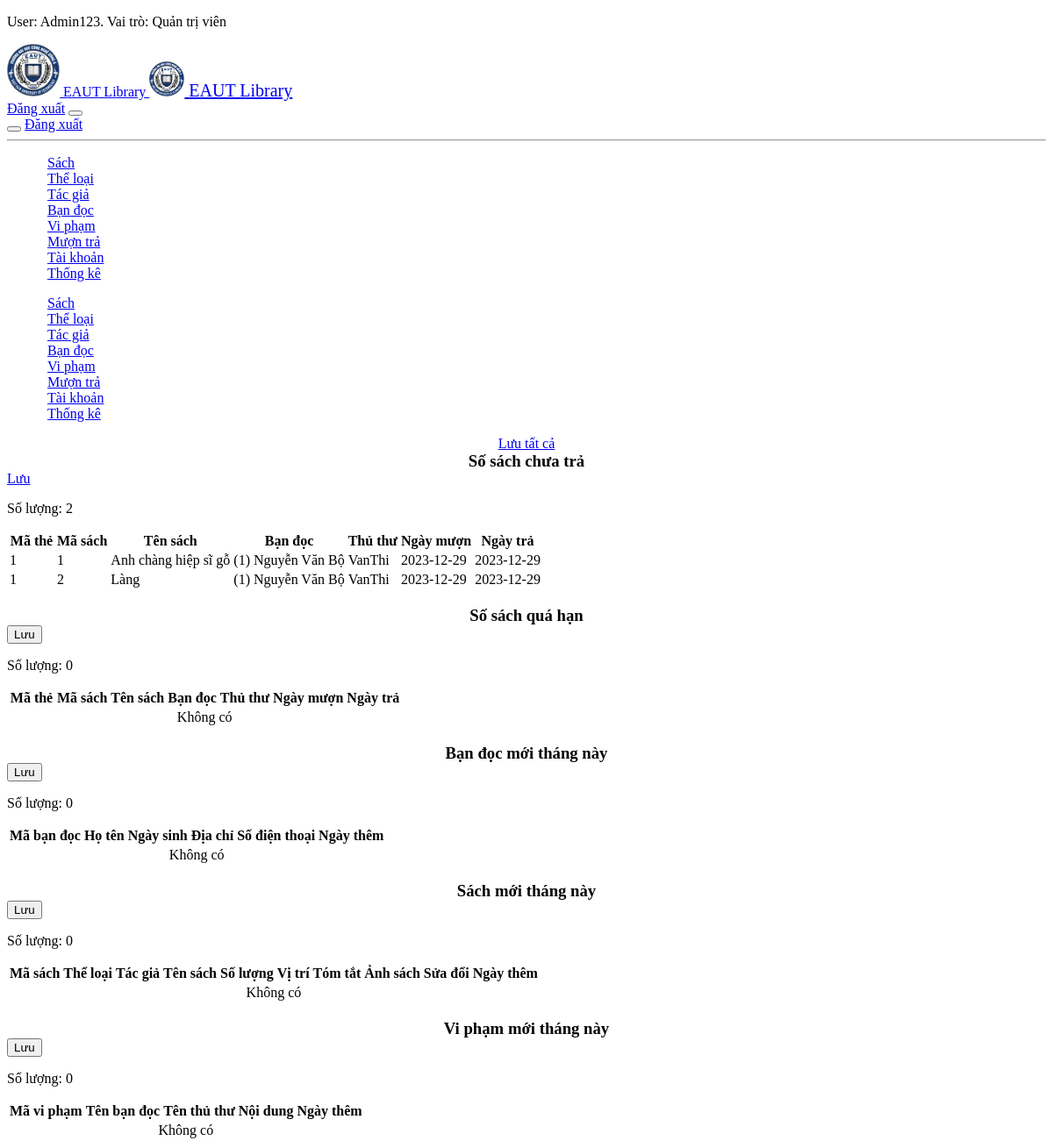
/admin/analytics (signed in), run on the app's committed database.
### tables this page shows
CREATE TABLE `themuontra` (
  `MATHEMUON` int(11) NOT NULL,
  `MABANDOC` int(11) NOT NULL,
  `MAADMIN` int(11) NOT NULL,
  `NGAYMUON` date NOT NULL DEFAULT current_timestamp(),
  `NGAYTRA` date NOT NULL DEFAULT current_timestamp(),
  `TINHTRANG` varchar(50) NOT NULL,
  `NGAYCAPNHAT` date NOT NULL DEFAULT current_timestamp(),
  `NGAYTHEM` date NOT NULL DEFAULT current_timestamp()
);

CREATE TABLE `sach` (
  `MASACH` int(11) NOT NULL,
  `MATHELOAI` int(11) NOT NULL,
  `MATACGIA` int(11) NOT NULL,
  `TENSACH` varchar(100) NOT NULL,
  `SOLUONG` int(11) NOT NULL,
  `VITRI` varchar(100) NOT NULL,
  `TOMTAT` varchar(255) NOT NULL,
  `ANHSACH` varchar(255) NOT NULL,
  `NGAYTHEM` date NOT NULL DEFAULT current_timestamp(),
  `NGAYCAPNHAT` date NOT NULL DEFAULT current_timestamp()
);

CREATE TABLE `bandoc` (
  `MABANDOC` int(11) NOT NULL,
  `HOTEN` varchar(50) NOT NULL,
  `NGAYSINH` date NOT NULL,
  `DIACHI` varchar(100) NOT NULL,
  `SDT` varchar(10) NOT NULL,
  `NGAYTHEM` date NOT NULL DEFAULT current_timestamp()
);

### views/admin/analytics/trangchu.php (the view, shortened to what the rows shown need)
<div class="">
  <div class="uk-overflow-auto">
    <table class="uk-table uk-table-striped">
      <thead>
        <tr>
          <th style="width: 50px">Mã thẻ</th>
          <th>Mã sách</th>
          <th>Tên sách</th>
          <th>Bạn đọc</th>
          <th>Thủ thư</th>
          <th>Ngày mượn</th>
          <th>Ngày trả</th>
        </tr>
      </thead>
      <tbody>
        <?php foreach ($data["SACHCHUATRA"] as $book) : ?>
          <tr>
            <td>
              <?php echo $book["MATHEMUON"] ?>
            </td>
            <td>
              <?php echo $book["MASACH"] ?>
            </td>
            <td>
              <?php echo $book["TENSACH"] ?>
            </td>
            <td>
              (<?php echo $book["MABANDOC"] ?>) <?php echo $book["HOTEN"] ?>
            </td>
            <td>
              <?php echo $book["USERNAME"] ?>
            </td>
            <td>
              <?php echo $book["NGAYMUON"] ?>
            </td>
            <td>
              <?php echo $book["NGAYTRA"] ?>
            </td>
          </tr>
        <?php endforeach; ?>
      </tbody>
    </table>
  </div>
</div>
<br>
<div class="">
  <div class="uk-overflow-auto">
    <table class="uk-table uk-table-striped">
      <thead>
        <tr>
          <th style="width: 50px">Mã thẻ</th>
          <th>Mã sách</th>
          <th>Tên sách</th>
          <th>Bạn đọc</th>
          <th>Thủ thư</th>
          <th>Ngày mượn</th>
          <th>Ngày trả</th>
        </tr>
      </thead>
    </table>
  </div>
</div>
<br>
<div class="">
  <div class="uk-overflow-auto">
    <table class="uk-table uk-table-striped">
      <thead>
        <tr>
          <th>Mã bạn đọc</th>
          <th>Họ tên</th>
          <th>Ngày sinh</th>
          <th>Địa chỉ</th>
          <th>Số điện thoại</th>
          <th>Ngày thêm</th>
        </tr>
      </thead>
    </table>
  </div>
</div>
<br>
<div class="">
  <div class="uk-overflow-auto">
    <table class="uk-table uk-table-striped">
      <thead>
        <tr>
          <th>Mã sách</th>
          <th>Thể loại</th>
          <th>Tác giả</th>
          <th>Tên sách</th>
          <th>Số lượng</th>
          <th>Vị trí</th>
          <th class="uk-width-small">Tóm tắt</th>
          <th class="uk-width-small">Ảnh sách</th>
          <th>Sửa đổi</th>
          <th>Ngày thêm</th>
        </tr>
      </thead>
    </table>
  </div>
</div>
<br>
<div class="">
  <div class="uk-overflow-auto">
    <table class="uk-table uk-table-striped">
      <thead>
        <tr>
          <th>Mã vi phạm</th>
          <th>Tên bạn đọc</th>
          <th>Tên thủ thư</th>
          <th>Nội dung</th>
          <th>Ngày thêm</th>
        </tr>
      </thead>
    </table>
  </div>
</div>

### data on the page
themuontra: MATHEMUON "1", sach.MASACH "1", sach.TENSACH "Anh chàng hiệp sĩ gỗ", MABANDOC.MABANDOC "1", MABANDOC.HOTEN "Nguyễn Văn Bộ", MAADMIN.USERNAME "VanThi", NGAYMUON "2023-12-29", NGAYTRA "2023-12-29", sach.MASACH "2", sach.TENSACH "Làng"

### other printed values
$_SESSION["username"] "Admin123"
$roles[$_SESSION["role"]] "Quản trị viên"
$data["SACHCHUATRA_ROWS"] "2"
$data["SACHQUAHAN_ROWS"] "0"
$data["BANDOCTHANGNAY_ROWS"] "0"
$data["SACHTHANGNAY_ROWS"] "0"
$data["VPTHANGNAY_ROWS"] "0"
